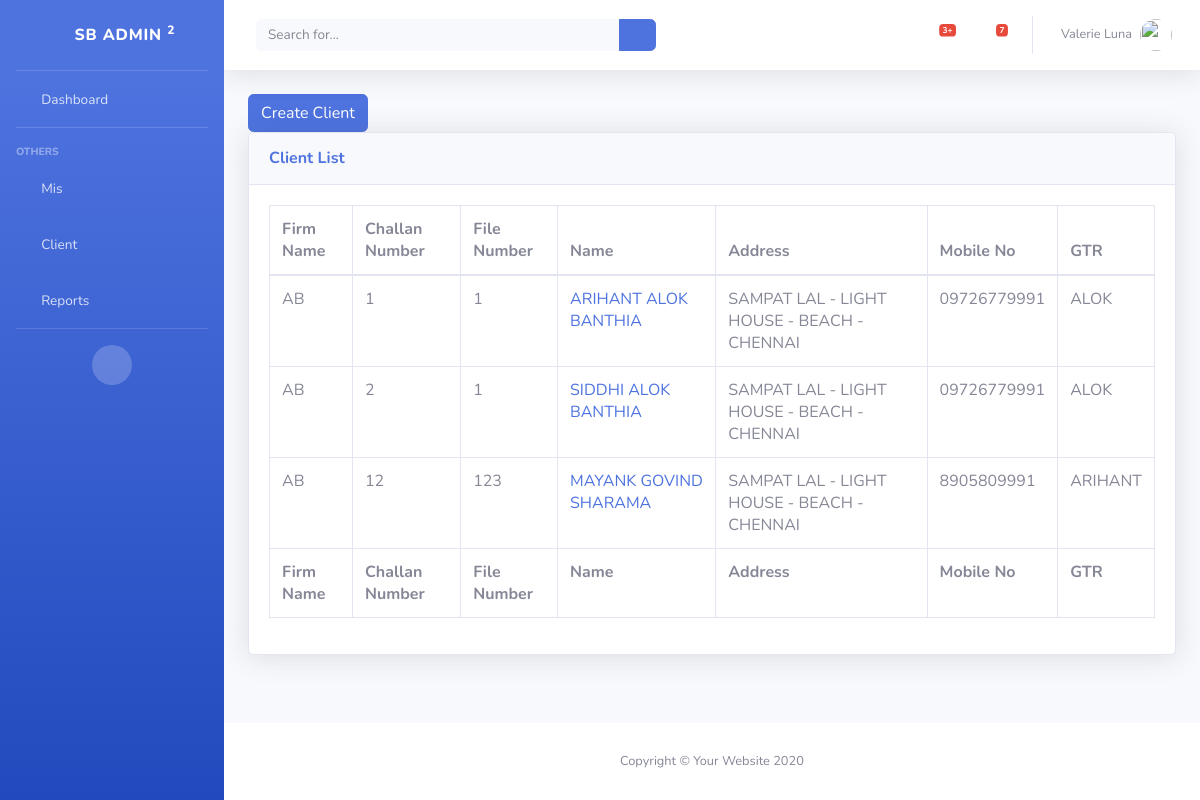
/loan/list-client, run on an earlier commit of the app's database.
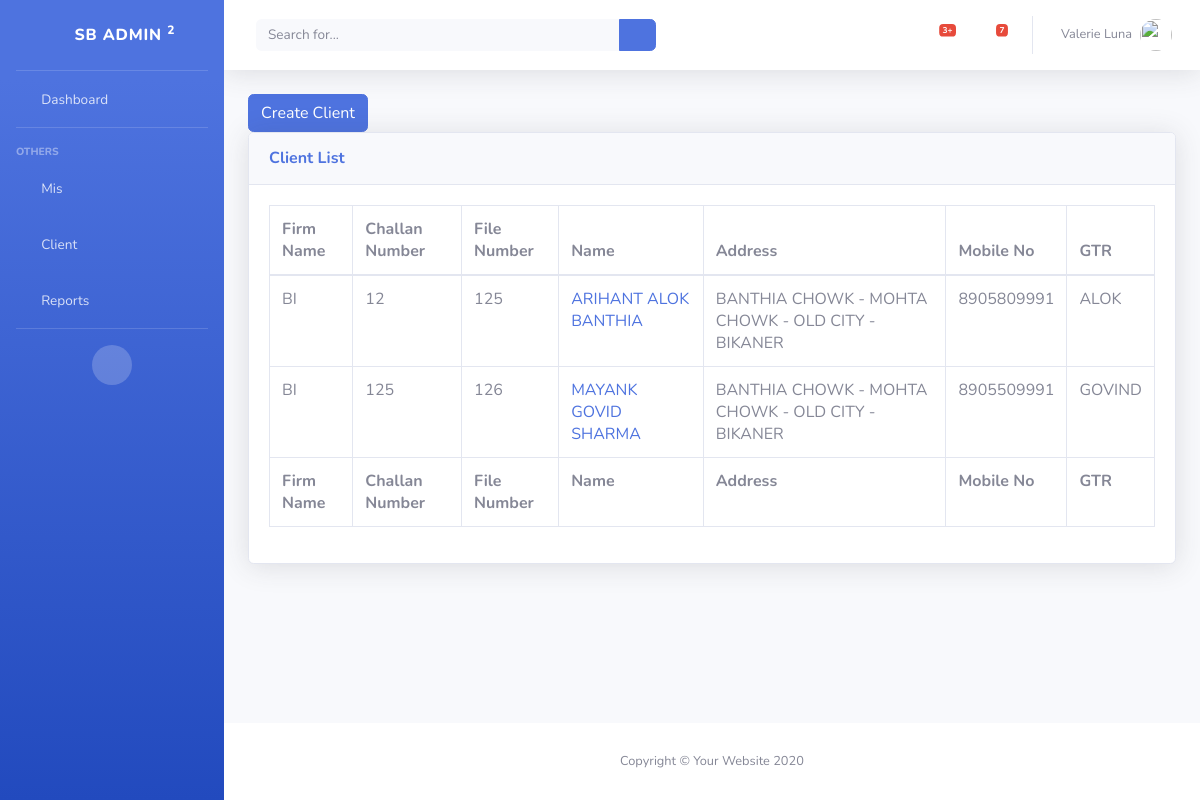
And on a later commit of the database.
### loan/models.py (models this page shows, shortened)
class Client(models.Model):
    firm_id = models.ForeignKey(Firm, on_delete=models.CASCADE)
    challan_no = models.IntegerField()
    file_no = models.CharField(max_length=15)
    fname = models.CharField(max_length=50)
    mname = models.CharField(max_length=50, null=True)
    lname = models.CharField(max_length=50)
    addr = models.CharField(max_length=255)
    faliya = models.ForeignKey(Faliya, on_delete=models.CASCADE)
    mob_no = models.CharField(max_length=11)
    gtr = models.CharField(max_length=100)
    gtr_mob_no = models.CharField(max_length=11)
    class Meta:
        unique_together = ('firm_id', 'challan_no', 'file_no')

class Firm(models.Model):
    name = models.CharField(max_length=255)
    abv = models.CharField(max_length=10)
    def __str__(self):
        return self.abv

class Faliya(models.Model):
    village_id = models.ForeignKey(Village, on_delete=models.CASCADE)
    name = models.CharField(max_length=255)
    def __str__(self):
        return "{} - {}".format(self.name, self.village_id)

class Village(models.Model):
    taluka_id = models.ForeignKey(Taluka, on_delete=models.CASCADE)
    name = models.CharField(max_length=255)
    def __str__(self):
        return "{} - {}".format(self.name, self.taluka_id)

class Taluka(models.Model):
    district_id = models.ForeignKey(District, on_delete=models.CASCADE)
    name = models.CharField(max_length=255)
    def __str__(self):
        return "{} - {}".format(self.name, self.district_id)

class District(models.Model):
    name = models.CharField(max_length=255)
    class Meta:
        ordering = ['name']
    def __str__(self):
        return self.name

### loan/views/client_view.py (the view)
class ClientListView(ListView):
    model = models.Client

### loan/templates/loan/client_list.html
{% extends "base_template.html" %}
{% block content %}
    <a href="{% url 'loan:create-client' %}" class="btn btn-primary">Create Client</a>
    <div class="card shadow mb-4">
        <div class="card-header py-3">
            <h6 class="m-0 font-weight-bold text-primary">Client List</h6>
        </div>
        <div class="card-body">
            <div class="table-responsive">
                <table class="table table-bordered table-hover" id="dataTable" width="100%" cellspacing="0">
                    <thead>
                    <tr>
                        <th>Firm Name</th>
                        <th>Challan Number</th>
                        <th>File Number</th>
                        <th>Name</th>
                        <th>Address</th>
                        <th>Mobile No</th>
                        <th>GTR</th>
                    </tr>
                    </thead>
                    <tfoot>
                    <tr>
                        <th>Firm Name</th>
                        <th>Challan Number</th>
                        <th>File Number</th>
                        <th>Name</th>
                        <th>Address</th>
                        <th>Mobile No</th>
                        <th>GTR</th>
                    </tr>
                    </tfoot>
                    <tbody>
                    {% for client in client_list %}
                        <tr>
                            <td>{{ client.firm_id | upper }}</td>
                            <td>{{ client.challan_no | upper }}</td>
                            <td>{{ client.file_no | upper }}</td>
                            <td><a href="{% url 'loan:detial-client' pk=client.id %}">{{ client.fname | upper }}
                                {{ client.mname | upper }}
                                {{ client.lname| upper }}</a>
                            </td>
                            <td>{{ client.faliya | upper }}</td>
                            <td>{{ client.mob_no | upper }}</td>
                            <td>{{ client.gtr | upper }}</td>
                        </tr>
                    {% endfor %}
                    </tbody>
                </table>
            </div>
        </div>
    </div>
{% endblock %}

What changed in the data, as far as the page shows it:
removed Client: firm_id "AB", challan_no "1", file_no "1", fname "ARIHANT", mname "ALOK", lname "BANTHIA", faliya "SAMPAT LAL - LIGHT HOUSE - BEACH - CHENNAI", mob_no "09726779991", gtr "ALOK"
removed Client: firm_id "AB", challan_no "2", file_no "1", fname "SIDDHI", mname "ALOK", lname "BANTHIA", faliya "SAMPAT LAL - LIGHT HOUSE - BEACH - CHENNAI", mob_no "09726779991", gtr "ALOK"
removed Client: firm_id "AB", challan_no "12", file_no "123", fname "MAYANK", mname "GOVIND", lname "SHARAMA", faliya "SAMPAT LAL - LIGHT HOUSE - BEACH - CHENNAI", mob_no "8905809991", gtr "ARIHANT"
added Client: firm_id "BI", challan_no "12", file_no "125", fname "ARIHANT", mname "ALOK", lname "BANTHIA", faliya "BANTHIA CHOWK - MOHTA CHOWK - OLD CITY - BIKANER", mob_no "8905809991", gtr "ALOK"
added Client: firm_id "BI", challan_no "125", file_no "126", fname "MAYANK", mname "GOVID", lname "SHARMA", faliya "BANTHIA CHOWK - MOHTA CHOWK - OLD CITY - BIKANER", mob_no "8905509991", gtr "GOVIND"
